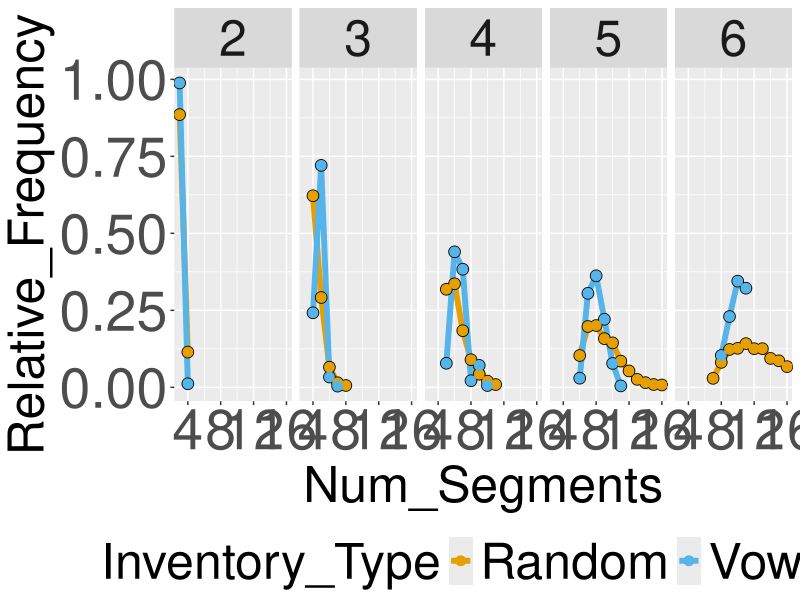
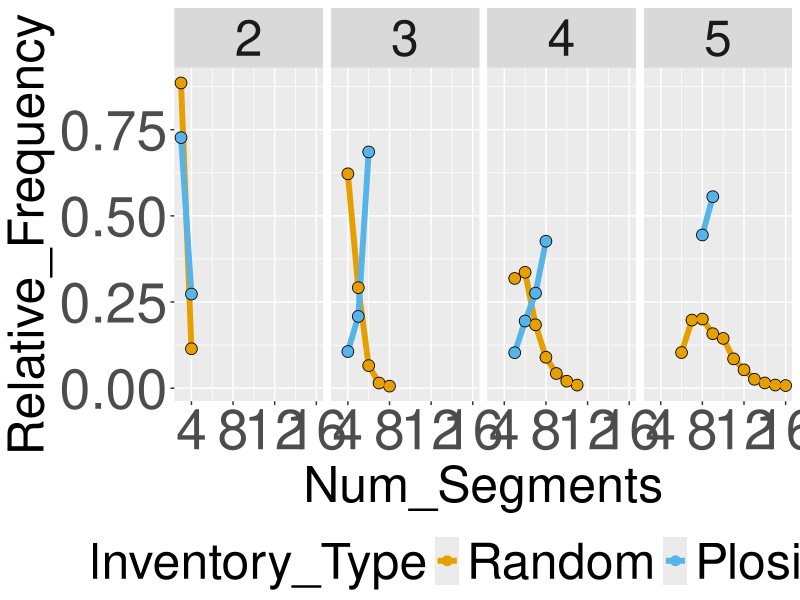
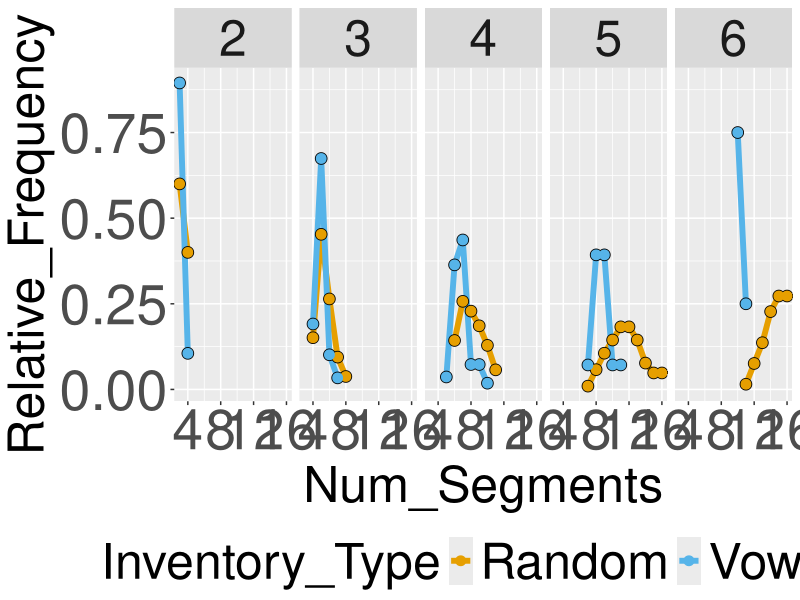
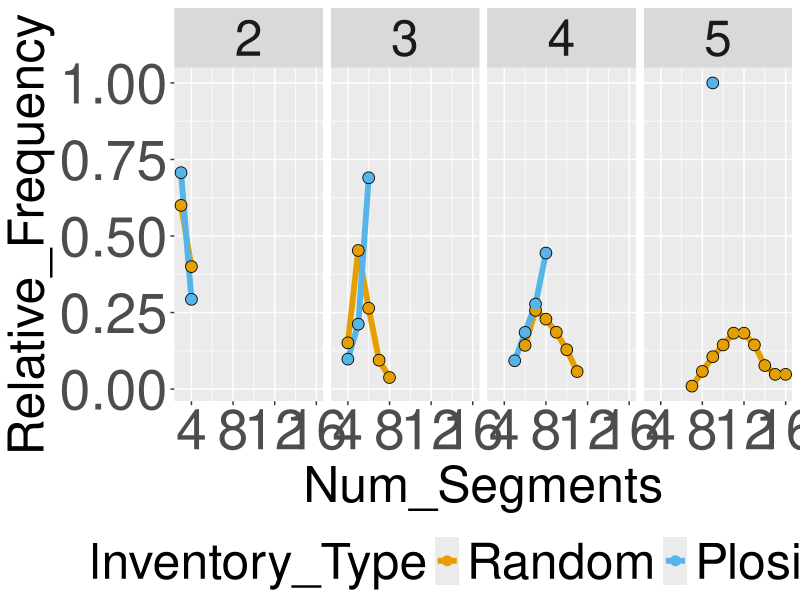
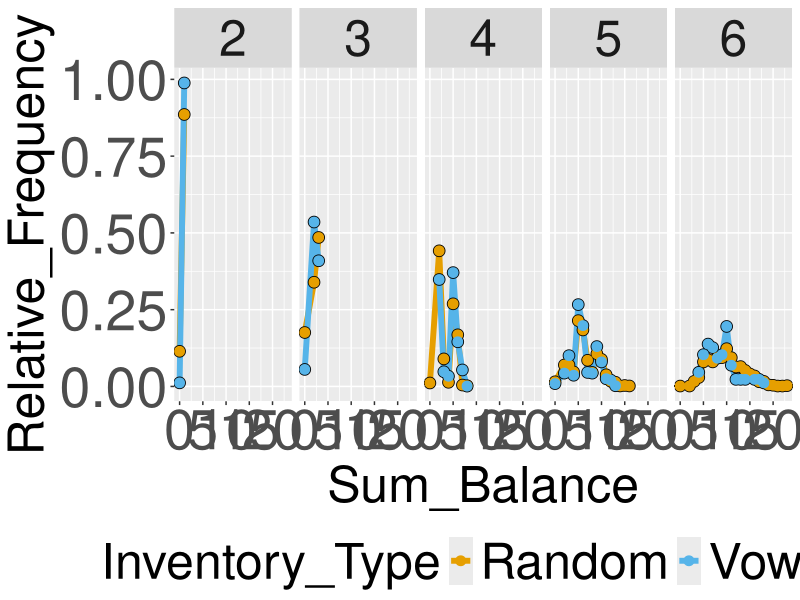
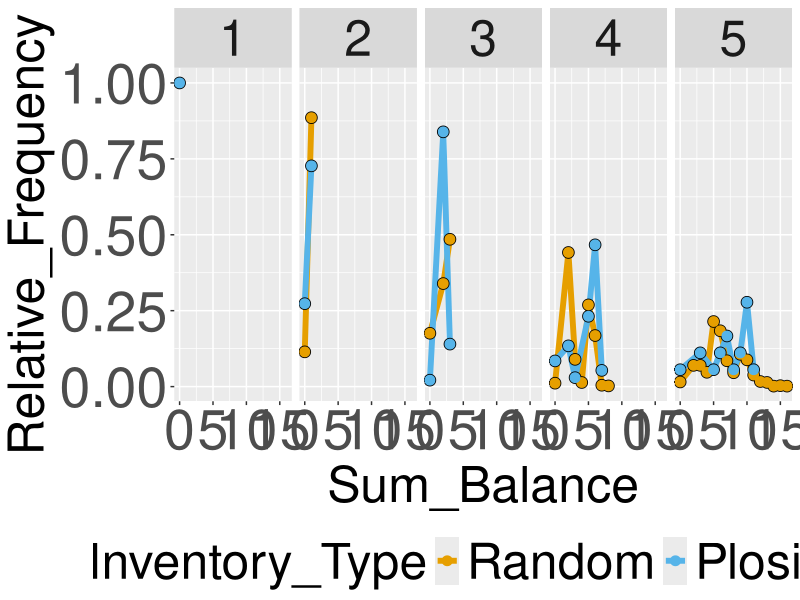

R code for these plots, in order: (Note: this script raises an error after producing the figures.)
library(ggplot2)

# palette from http://jfly.iam.u-tokyo.ac.jp/color/
color_palette <- c("#E69F00", "#56B4E9", "#009E73", "#F0E442",
                   "#0072B2", "#D55E00", "#CC79A7")

sample_rows <- function(d, var, v, n, replace=F) {
  rows_v <- (rownames(d))[as.character(d[[var]]) == v]
  result <- sample(rows_v, n, replace)
  return(result)
}

subsample_by_language <- function(d, var, props) {
  d_by_language <- unique(d[,c("Language_Name", var)])
  var_full_vals <- unique(c(as.character(d[[var]]), names(props)))
  props_full <- rep(0, length(var_full_vals))
  names(props_full) <- var_full_vals
  props_full[names(props)] <- props
  n_by_var <- floor(nrow(d_by_language)*props_full)
  rows <- unlist(sapply(names(props_full), function(v)
                              sample_rows(d_by_language,
                                          var,
                                          v,
                                          n_by_var[v],
                                          replace=T))) # FIXME - bigger random
  languages <- d_by_language[rows,"Language_Name"]
  result <- d[d$Language_Name %in% languages,]
  return(result)
}

norm_by <- function(d, var, by_names, type) {
  agg_vars <- d[,c(by_names, var)]
  counts <- aggregate(rownames(d), agg_vars, FUN=length)
  names(counts)[3] <- "Count" # FIXME - [3]
  totals <- aggregate(rownames(d), d[,by_names,drop=F], FUN=length)
  names(totals)[2] <- "Total"
  result <- merge(counts, totals)
  result$Relative_Frequency <- result$Count/result$Total
  result$Inventory_Type <- type
  return(result)
}

norm <- function(d, var, type) {
  result <- aggregate(rownames(d), d[,var,drop=F], FUN=length)
  names(result)[2] <- "Count"
  result$Relative_Frequency <- result$Count/nrow(d)
  result$Inventory_Type <- type
  return(result)
}


min_by_language_nf <- function(d, var, type) {
  agg_vars <- d[,c("Language_Name", "Num_Segments")]
  result <- aggregate(d[[var]], agg_vars, FUN=min)
  names(result)[3] <- paste0("Min", "_", var)
  result$Inventory_Type <- type
  return(result)
}

# Plot stats conditional on number of features
plot_cond <- function(d, var, cond_on, ncol=NULL) {
  d$Inventory_Type <- factor(d$Inventory_Type, levels=c("Random", "Plosives",
                                              "Vowels", "Whole Inventory"))
  ggplot(d, aes_string(x=var, y="Relative_Frequency")) +
    geom_line(aes(colour=Inventory_Type), lwd=2) +
    geom_point(size=3.6) +
    geom_point(aes(colour=Inventory_Type), size=3) +
    facet_wrap(formula(paste("~", cond_on)), ncol=ncol) +
    theme(axis.text.x = element_text(size=40),
        axis.text.y = element_text(size=40),
        legend.title = element_text(size=36),
        axis.title.x = element_text(size=36),
        axis.title.y = element_text(size=36),
        legend.text = element_text(size=36),
        strip.text.x = element_text(size=36),
        legend.position="bottom") +
    scale_colour_manual(values=color_palette, drop=F,
                        breaks=unique(d$Inventory_Type))
}

plot_one <- function(d, var) {
  d$Inventory_Type <- factor(d$Inventory_Type, levels=c("Random", "Plosives",
                                              "Vowels", "Whole Inventory"))
  ggplot(d, aes_string(x=var, y="Relative_Frequency")) +
    geom_line(aes(colour=Inventory_Type), lwd=2) +
    geom_point(size=3.6) +
    geom_point(aes(colour=Inventory_Type), size=3) +
    theme(axis.text.x = element_text(size=40),
        axis.text.y = element_text(size=40),
        legend.title = element_text(size=36),
        axis.title.x = element_text(size=36),
        axis.title.y = element_text(size=36),
        legend.text = element_text(size=36),
        legend.position="bottom") +
    scale_colour_manual(values=color_palette, drop=F,
                        breaks=unique(d$Inventory_Type))
}


# Read pre-computed statistics tables
whole <- read.csv("whole_inventory_stats.txt")
plosive <- read.csv("plosive_inventory_stats.txt")
vowel <- read.csv("vowel_inventory_stats.txt")
random <- read.csv("random_inventory_stats.txt")
plosive_3 <- plosive[plosive$Num_Segments >= 3,]

# Add two statistics
plosive_3$Sum_Balance_Per_Segment <- with(plosive_3, Sum_Balance/Num_Segments)
vowel$Sum_Balance_Per_Segment <- with(vowel, Sum_Balance/Num_Segments)
random$Sum_Balance_Per_Segment <- with(random, Sum_Balance/Num_Segments)
plosive_3$Num_Segments_By_Num_Contrastive_Features <- with(plosive_3,
                                  Num_Segments/Num_Contrastive_Features)
vowel$Num_Segments_By_Num_Contrastive_Features <- with(vowel,
                                  Num_Segments/Num_Contrastive_Features)
random$Num_Segments_By_Num_Contrastive_Features <- with(random,
                                  Num_Segments/Num_Contrastive_Features)

# Construct SB stats conditional on number of features
plosive_norm_sb <- norm_by(plosive, "Sum_Balance", 
                           "Num_Contrastive_Features",
                           "Plosives")
vowel_norm_sb <- norm_by(vowel, "Sum_Balance", 
                          "Num_Contrastive_Features",
                          "Vowels")
random_norm_sb <- norm_by(random, "Sum_Balance",
                           "Num_Contrastive_Features",
                           "Random")
  
# Plot of SB conditional on number of features
# Vowels versus random
d <- rbind(random_norm_sb, vowel_norm_sb)
d <- d[d$Num_Contrastive_Features < 7,]
png(file="plots/sb_cond_nf_vowels_vs_random.png", width=1600, height=600,
    bg="transparent")
plot_cond(d, "Sum_Balance", "Num_Contrastive_Features", 6)
dev.off()

# Plosive versus random
d <- rbind(random_norm_sb, plosive_norm_sb)
d <- d[d$Num_Contrastive_Features < 6,]
png(file="plots/sb_cond_nf_plosives_vs_random.png", width=1600, height=600,
    bg="transparent")
plot_cond(d, "Sum_Balance", "Num_Contrastive_Features", 6)
dev.off()

# Now do the same plots with number of segments

plosive3_norm_nseg <- norm_by(plosive_3, "Num_Segments",
                              "Num_Contrastive_Features",
                              "Plosives")
vowel_norm_nseg <- norm_by(vowel, "Num_Segments",
                            "Num_Contrastive_Features",
                            "Vowels")
random_norm_nseg <- norm_by(random, "Num_Segments",
                            "Num_Contrastive_Features",
                            "Random")
  
# Vowels - number of segments
d <- rbind(random_norm_nseg, vowel_norm_nseg)
d <- d[d$Num_Contrastive_Features < 7,]
plot_cond(d, "Num_Segments", "Num_Contrastive_Features", 6)

# Plosives - number of segments
d <- rbind(random_norm_nseg, plosive3_norm_nseg)
d <- d[d$Num_Contrastive_Features < 6,]
plot_cond(d, "Num_Segments", "Num_Contrastive_Features", 6)


# Now do the same plots with minimum number of features
plosive3_min <- min_by_language_nf(plosive_3, "Num_Contrastive_Features",
                                           "Plosives")
vowel_min <- min_by_language_nf(vowel, "Num_Contrastive_Features",
                                           "Vowels")
random_min <- min_by_language_nf(random, "Num_Contrastive_Features",
                                        "Random")
plosive3_norm_minnseg <- norm_by(plosive3_min, "Num_Segments",
                                "Min_Num_Contrastive_Features",
                                "Plosives")
vowel_norm_minnseg <- norm_by(vowel_min, "Num_Segments",
                               "Min_Num_Contrastive_Features",
                               "Vowels")
random_norm_minnseg <- norm_by(random_min, "Num_Segments",
                                "Min_Num_Contrastive_Features",
                                "Random")  
# Vowels - number of segments
d <- rbind(random_norm_minnseg, vowel_norm_minnseg)
d <- d[d$Min_Num_Contrastive_Features < 7,]
plot_cond(d, "Num_Segments", "Min_Num_Contrastive_Features", 6)

# Plosives - number of segments
d <- rbind(random_norm_minnseg, plosive3_norm_minnseg)
d <- d[d$Min_Num_Contrastive_Features < 6,]
plot_cond(d, "Num_Segments", "Min_Num_Contrastive_Features", 6)


# 
plosive_norm_sbps <- norm_by(plosive, "Sum_Balance_Per_Segment", 
                           "Num_Contrastive_Features",
                           "Plosives")
vowel_norm_sbps <- norm_by(vowel, "Sum_Balance_Per_Segment", 
                          "Num_Contrastive_Features",
                          "Vowels")
random_norm_sbps <- norm_by(random, "Sum_Balance_Per_Segment",
                           "Num_Contrastive_Features",
                           "Random")
  
# Vowels versus random
d <- rbind(random_norm_sbps, vowel_norm_sbps)
d <- d[d$Num_Contrastive_Features < 7,]
png(file="plots/sb_cond_nf_vowels_vs_random.png", width=1600, height=600,
    bg="transparent")
plot_cond(d, "Sum_Balance_Per_Segment", "Num_Contrastive_Features", 6)
dev.off()

# Plosive versus random
d <- rbind(random_norm_sbps, plosive_norm_sbps)
d <- d[d$Num_Contrastive_Features < 6,]
png(file="plots/sb_cond_nf_plosives_vs_random.png", width=1600, height=600,
    bg="transparent")
plot_cond(d, "Sum_Balance_Per_Segment", "Num_Contrastive_Features", 6)
dev.off()


# Random size-matched subsamples
vowprops <- summary(factor(vowel$Num_Segments))/nrow(vowel)
randvow <- subsample_by_language(random, "Num_Segments", vowprops)
plosprops <- summary(factor(plosive_3$Num_Segments))/nrow(plosive_3)
randplos <- subsample_by_language(random, "Num_Segments", plosprops)

# Plot num segments per num contrastive features
randvow_norm_nseg <- norm_by(randvow, "Num_Segments",
                                "Num_Contrastive_Features",
                                "Random")    
randplos_norm_nseg <- norm_by(randplos, "Num_Segments",
                                "Num_Contrastive_Features",
                                "Random")
# Vowels
d <- rbind(randvow_norm_nseg, vowel_norm_nseg)
d <- d[d$Num_Contrastive_Features < 7,]
png(file="plots/ns_cond_nf_vowels_vs_random.png", width=1600, height=600,
    bg="transparent")
plot_cond(d, "Num_Segments", "Num_Contrastive_Features", 6)
dev.off()
# Plosives
d <- rbind(randplos_norm_nseg, plosive3_norm_nseg)
d <- d[d$Num_Contrastive_Features < 6,]
png(file="plots/ns_cond_nf_plosives_vs_random.png", width=1600, height=600,
    bg="transparent")
plot_cond(d, "Num_Segments", "Num_Contrastive_Features", 6)
dev.off()

# Plot num segments per min num contrastive features
randvow_min <- min_by_language_nf(randvow, "Num_Contrastive_Features",
                                        "Random")
randplos_min <- min_by_language_nf(randplos, "Num_Contrastive_Features",
                                        "Random")
randvow_norm_minnseg <- norm_by(randvow_min, "Num_Segments",
                                "Min_Num_Contrastive_Features",
                                "Random")    
randplos_norm_minnseg <- norm_by(randplos_min, "Num_Segments",
                                "Min_Num_Contrastive_Features",
                                "Random")
# Vowels
d <- rbind(randvow_norm_minnseg, vowel_norm_minnseg)
d <- d[d$Min_Num_Contrastive_Features < 7,]
plot_cond(d, "Num_Segments", "Min_Num_Contrastive_Features", 6)
# Plosives
d <- rbind(randplos_norm_minnseg, plosive3_norm_minnseg)
d <- d[d$Min_Num_Contrastive_Features < 6,]
plot_cond(d, "Num_Segments", "Min_Num_Contrastive_Features", 6)

# Plot histogram of S/(min)F
vowel_norm_sf <- norm(vowel,
                      "Num_Segments_By_Num_Contrastive_Features",
                      "Vowels")
plosive3_norm_sf <- norm(plosive_3,
                        "Num_Segments_By_Num_Contrastive_Features",
                        "Plosives")
randvow_norm_sf <- norm(randvow,
                      "Num_Segments_By_Num_Contrastive_Features",
                      "Random")
randplos_norm_sf <- norm(randplos, 
                      "Num_Segments_By_Num_Contrastive_Features",
                      "Random")

png(file="plots/sf_vowels_vs_random.png", width=1600, height=800,
    bg="transparent")
plot_one(rbind(randvow_norm_sf, vowel_norm_sf),
          "Num_Segments_By_Num_Contrastive_Features")
dev.off()
png(file="plots/sf_plosives_vs_random.png", width=1600, height=800,
    bg="transparent")
plot_one(rbind(randplos_norm_sf, plosive3_norm_sf),
          "Num_Segments_By_Num_Contrastive_Features")
dev.off()

# Do statistics